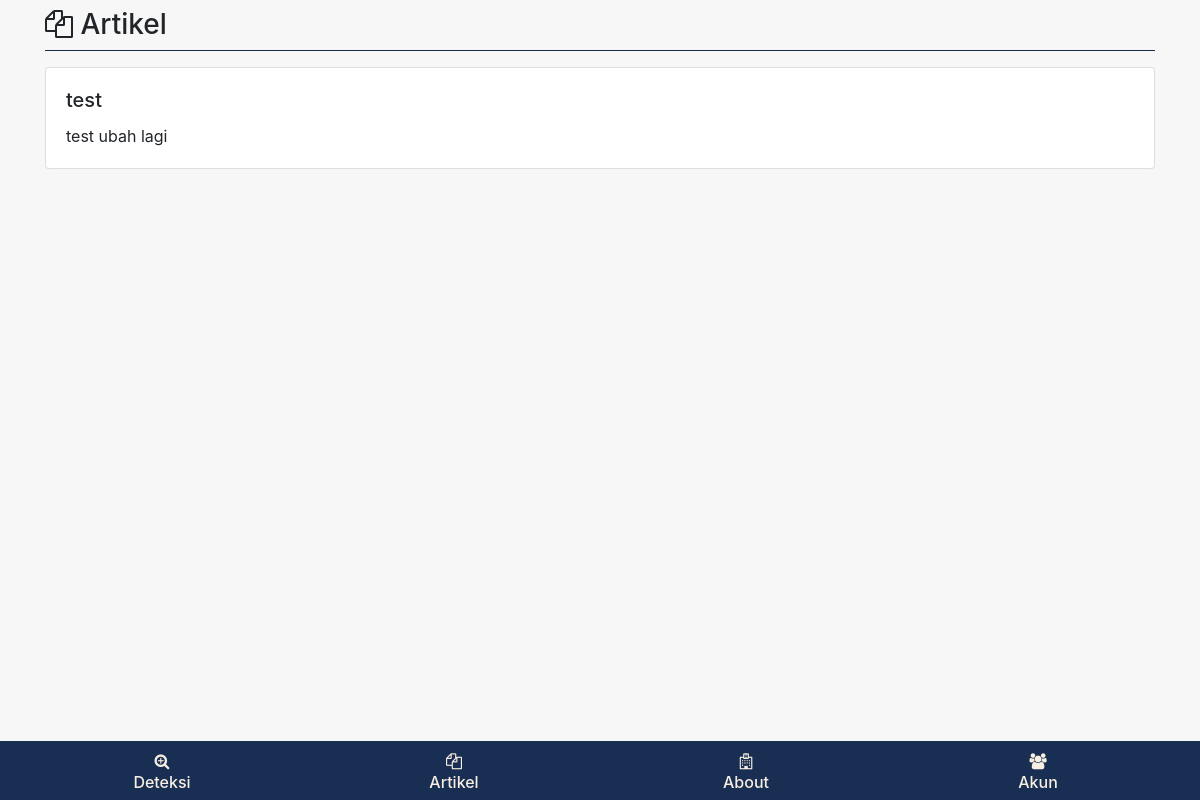
Before: /view/index.php?page=artikel (signed in) with the older database file.
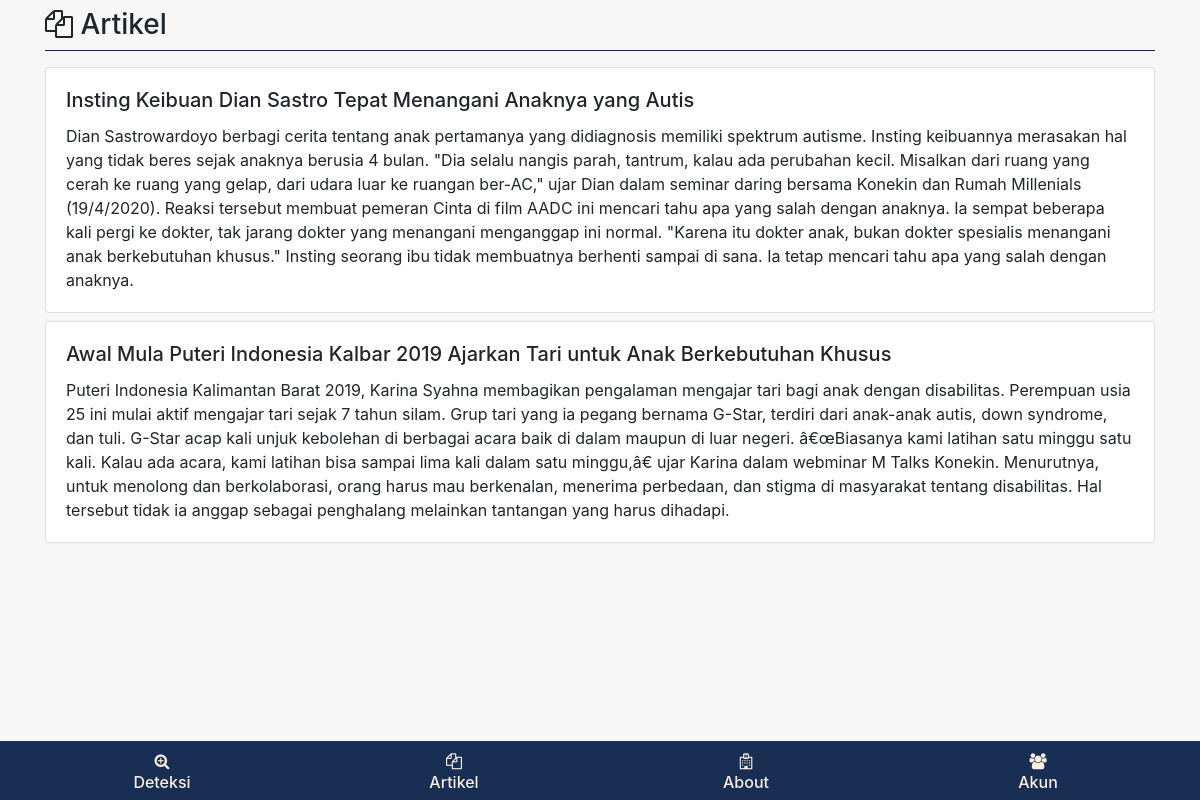
After: the same page with the newer database file.
### tables this page shows
CREATE TABLE `artikel` (
  `id` int(11) NOT NULL,
  `judul` varchar(128) NOT NULL,
  `isi` text NOT NULL
);

### view/artikel/artikel.php (the view)
<div class="container">
    <h3 class="mt-2"> <i class="fa fa-files-o"></i> Artikel</h3>
    <hr class="mt-0 bg-biru">
    <?php $getArtikel = $koneksi->query("SELECT * FROM artikel") ?>
    <?php while ($dataArtikel = $getArtikel->fetch_assoc()) : ?>
        <div class="card mb-2">
            <div class="card-body">
                <h5 class="card-title"><?= $dataArtikel['judul'] ?></h5>
                <p class="card-text "><?= $dataArtikel['isi'] ?></p>
            </div>
        </div>
    <?php endwhile ?>
</div>

Changed rows visible on the page:
removed artikel: judul "test", isi "test ubah lagi"
added artikel: judul "Insting Keibuan Dian Sastro Tepat Menangani Anaknya yang Autis", isi "Dian Sastrowardoyo berbagi cerita tentang anak pertamanya yang didiagnosis memiliki spektrum autisme. Insting keibuannya merasakan hal yang tidak beres sejak anaknya berusia 4 bulan. \"Dia selalu nangis parah, tantrum, kalau ada perubahan kecil. Misalkan dari ruang yang cerah ke ruang yang gelap, dari udara luar ke ruangan ber-AC,\" ujar Dian dalam seminar daring bersama Konekin dan Rumah Millenials (19/4/2020). Reaksi tersebut membuat pemeran Cinta di film AADC ini mencari tahu apa yang salah dengan anaknya. Ia sempat beberapa kali pergi ke dokter, tak jarang dokter yang menangani menganggap ini normal. \"Karena itu dokter anak, bukan dokter spesialis menangani anak berkebutuhan khusus.\"…"
added artikel: judul "Awal Mula Puteri Indonesia Kalbar 2019 Ajarkan Tari untuk Anak Berkebutuhan Khusus", isi "Puteri Indonesia Kalimantan Barat 2019, Karina Syahna membagikan pengalaman mengajar tari bagi anak dengan disabilitas. Perempuan usia 25 ini mulai aktif mengajar tari sejak 7 tahun silam. Grup tari yang ia pegang bernama G-Star, terdiri dari anak-anak autis, down syndrome, dan tuli. G-Star acap kali unjuk kebolehan di berbagai acara baik di dalam maupun di luar negeri. â€œBiasanya kami latihan satu minggu satu kali. Kalau ada acara, kami latihan bisa sampai lima kali dalam satu minggu,â€ ujar Karina dalam webminar M Talks Konekin. Menurutnya, untuk menolong dan berkolaborasi, orang harus mau berkenalan, menerima perbedaan, dan stigma di masyarakat tentang disabilitas. Hal tersebut tidak…"
